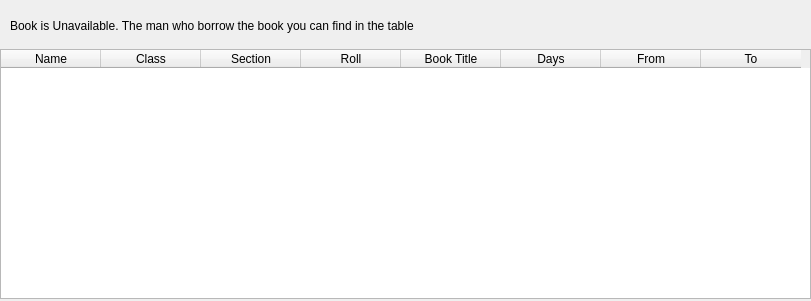
<?xml version="1.0" encoding="UTF-8"?>
<ui version="4.0">
 <class>Dialog</class>
 <widget class="QDialog" name="Dialog">
  <property name="geometry">
   <rect>
    <x>0</x>
    <y>0</y>
    <width>811</width>
    <height>301</height>
   </rect>
  </property>
  <property name="minimumSize">
   <size>
    <width>811</width>
    <height>301</height>
   </size>
  </property>
  <property name="maximumSize">
   <size>
    <width>811</width>
    <height>301</height>
   </size>
  </property>
  <property name="windowTitle">
   <string>Dialog</string>
  </property>
  <widget class="QTableWidget" name="tableWidget">
   <property name="geometry">
    <rect>
     <x>0</x>
     <y>49</y>
     <width>811</width>
     <height>250</height>
    </rect>
   </property>
   <property name="minimumSize">
    <size>
     <width>811</width>
     <height>250</height>
    </size>
   </property>
   <property name="maximumSize">
    <size>
     <width>811</width>
     <height>301</height>
    </size>
   </property>
   <property name="styleSheet">
    <string notr="true">font: 12pt &quot;Microsoft YaHei UI&quot;;</string>
   </property>
   <column>
    <property name="text">
     <string>Name</string>
    </property>
   </column>
   <column>
    <property name="text">
     <string>Class</string>
    </property>
   </column>
   <column>
    <property name="text">
     <string>Section</string>
    </property>
   </column>
   <column>
    <property name="text">
     <string>Roll</string>
    </property>
   </column>
   <column>
    <property name="text">
     <string>Book Title</string>
    </property>
   </column>
   <column>
    <property name="text">
     <string>Days</string>
    </property>
   </column>
   <column>
    <property name="text">
     <string>From</string>
    </property>
   </column>
   <column>
    <property name="text">
     <string>To</string>
    </property>
   </column>
  </widget>
  <widget class="QLabel" name="label">
   <property name="geometry">
    <rect>
     <x>10</x>
     <y>10</y>
     <width>791</width>
     <height>31</height>
    </rect>
   </property>
   <property name="styleSheet">
    <string notr="true">font: 14pt &quot;Microsoft YaHei UI&quot;;</string>
   </property>
   <property name="text">
    <string>Book is Unavailable. The man who borrow the book you can find in the table</string>
   </property>
  </widget>
 </widget>
 <resources/>
 <connections/>
</ui>
